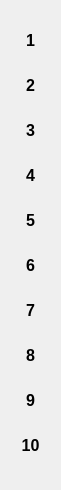
    <widget class="QGroupBox" name="horizontal10x10">
     <property name="geometry">
      <rect>
       <x>30</x>
       <y>50</y>
       <width>61</width>
       <height>490</height>
      </rect>
     </property>
     <property name="styleSheet">
      <string notr="true">border:none
</string>
     </property>
     <property name="title">
      <string/>
     </property>
     <layout class="QVBoxLayout" name="verticalLayout_3">
      <item>
       <widget class="QPushButton" name="one_5">
        <property name="font">
         <font>
          <pointsize>12</pointsize>
          <weight>75</weight>
          <bold>true</bold>
         </font>
        </property>
        <property name="styleSheet">
         <string notr="true">border:none</string>
        </property>
        <property name="text">
         <string>1</string>
        </property>
       </widget>
      </item>
      <item>
       <widget class="QPushButton" name="two_5">
        <property name="font">
         <font>
          <pointsize>12</pointsize>
          <weight>75</weight>
          <bold>true</bold>
         </font>
        </property>
        <property name="styleSheet">
         <string notr="true">border:none</string>
        </property>
        <property name="text">
         <string>2</string>
        </property>
       </widget>
      </item>
      <item>
       <widget class="QPushButton" name="three_5">
        <property name="font">
         <font>
          <pointsize>12</pointsize>
          <weight>75</weight>
          <bold>true</bold>
         </font>
        </property>
        <property name="styleSheet">
         <string notr="true">border:none</string>
        </property>
        <property name="text">
         <string>3</string>
        </property>
       </widget>
      </item>
      <item>
       <widget class="QPushButton" name="four_5">
        <property name="font">
         <font>
          <pointsize>12</pointsize>
          <weight>75</weight>
          <bold>true</bold>
         </font>
        </property>
        <property name="styleSheet">
         <string notr="true"/>
        </property>
        <property name="text">
         <string>4</string>
        </property>
       </widget>
      </item>
      <item>
       <widget class="QPushButton" name="five_5">
        <property name="font">
         <font>
          <pointsize>12</pointsize>
          <weight>75</weight>
          <bold>true</bold>
         </font>
        </property>
        <property name="styleSheet">
         <string notr="true"/>
        </property>
        <property name="text">
         <string>5</string>
        </property>
       </widget>
      </item>
      <item>
       <widget class="QPushButton" name="six_5">
        <property name="font">
         <font>
          <pointsize>12</pointsize>
          <weight>75</weight>
          <bold>true</bold>
         </font>
        </property>
        <property name="styleSheet">
         <string notr="true"/>
        </property>
        <property name="text">
         <string>6</string>
        </property>
       </widget>
      </item>
      <item>
       <widget class="QPushButton" name="pushButton_5">
        <property name="font">
         <font>
          <pointsize>12</pointsize>
          <weight>75</weight>
          <bold>true</bold>
         </font>
        </property>
        <property name="text">
         <string>7</string>
        </property>
       </widget>
      </item>
      <item>
       <widget class="QPushButton" name="pushButton_6">
        <property name="font">
         <font>
          <pointsize>12</pointsize>
          <weight>75</weight>
          <bold>true</bold>
         </font>
        </property>
        <property name="text">
         <string>8</string>
        </property>
       </widget>
      </item>
      <item>
       <widget class="QPushButton" name="pushButton_7">
        <property name="font">
         <font>
          <pointsize>12</pointsize>
          <weight>75</weight>
          <bold>true</bold>
         </font>
        </property>
        <property name="text">
         <string>9</string>
        </property>
       </widget>
      </item>
      <item>
       <widget class="QPushButton" name="pushButton_8">
        <property name="font">
         <font>
          <pointsize>12</pointsize>
          <weight>75</weight>
          <bold>true</bold>
         </font>
        </property>
        <property name="text">
         <string>10</string>
        </property>
       </widget>
      </item>
     </layout>
    </widget>
